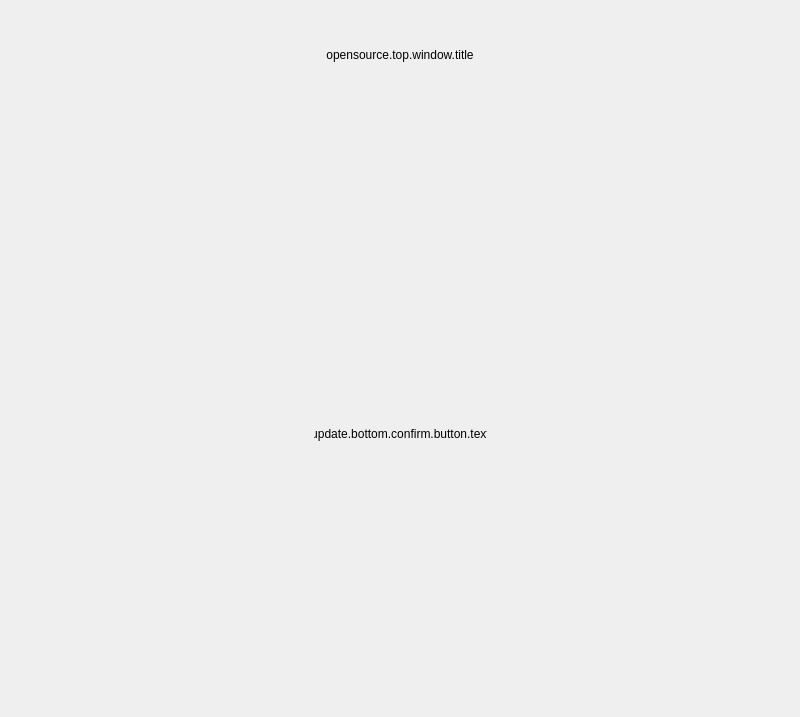
<?xml version="1.0" encoding="UTF-8"?>
<ui version="4.0">
 <class>PLSOpenSourceView</class>
 <widget class="QWidget" name="PLSOpenSourceView">
  <property name="geometry">
   <rect>
    <x>0</x>
    <y>0</y>
    <width>800</width>
    <height>717</height>
   </rect>
  </property>
  <property name="windowTitle">
   <string>PLSOpenSourceView</string>
  </property>
  <property name="styleSheet">
   <string notr="true"/>
  </property>
  <layout class="QVBoxLayout" name="verticalLayout">
   <property name="spacing">
    <number>0</number>
   </property>
   <property name="leftMargin">
    <number>0</number>
   </property>
   <property name="topMargin">
    <number>0</number>
   </property>
   <property name="rightMargin">
    <number>0</number>
   </property>
   <property name="bottomMargin">
    <number>0</number>
   </property>
   <item>
    <spacer name="verticalSpacer">
     <property name="orientation">
      <enum>Qt::Vertical</enum>
     </property>
     <property name="sizeType">
      <enum>QSizePolicy::Fixed</enum>
     </property>
     <property name="sizeHint" stdset="0">
      <size>
       <width>20</width>
       <height>40</height>
      </size>
     </property>
    </spacer>
   </item>
   <item>
    <layout class="QHBoxLayout" name="horizontalLayout">
     <item>
      <spacer name="horizontalSpacer">
       <property name="orientation">
        <enum>Qt::Horizontal</enum>
       </property>
       <property name="sizeType">
        <enum>QSizePolicy::Fixed</enum>
       </property>
       <property name="sizeHint" stdset="0">
        <size>
         <width>20</width>
         <height>20</height>
        </size>
       </property>
      </spacer>
     </item>
     <item>
      <widget class="QLabel" name="topTitleLabel">
       <property name="sizePolicy">
        <sizepolicy hsizetype="Preferred" vsizetype="Fixed">
         <horstretch>0</horstretch>
         <verstretch>0</verstretch>
        </sizepolicy>
       </property>
       <property name="minimumSize">
        <size>
         <width>0</width>
         <height>30</height>
        </size>
       </property>
       <property name="maximumSize">
        <size>
         <width>16777215</width>
         <height>30</height>
        </size>
       </property>
       <property name="text">
        <string>opensource.top.window.title</string>
       </property>
       <property name="alignment">
        <set>Qt::AlignCenter</set>
       </property>
      </widget>
     </item>
     <item>
      <spacer name="horizontalSpacer_2">
       <property name="orientation">
        <enum>Qt::Horizontal</enum>
       </property>
       <property name="sizeType">
        <enum>QSizePolicy::Fixed</enum>
       </property>
       <property name="sizeHint" stdset="0">
        <size>
         <width>20</width>
         <height>20</height>
        </size>
       </property>
      </spacer>
     </item>
    </layout>
   </item>
   <item>
    <spacer name="verticalSpacer_2">
     <property name="orientation">
      <enum>Qt::Vertical</enum>
     </property>
     <property name="sizeType">
      <enum>QSizePolicy::Fixed</enum>
     </property>
     <property name="sizeHint" stdset="0">
      <size>
       <width>20</width>
       <height>30</height>
      </size>
     </property>
    </spacer>
   </item>
   <item>
    <layout class="QHBoxLayout" name="horizontalLayout_2">
     <item>
      <spacer name="horizontalSpacer_3">
       <property name="orientation">
        <enum>Qt::Horizontal</enum>
       </property>
       <property name="sizeType">
        <enum>QSizePolicy::Fixed</enum>
       </property>
       <property name="sizeHint" stdset="0">
        <size>
         <width>25</width>
         <height>20</height>
        </size>
       </property>
      </spacer>
     </item>
     <item>
      <widget class="QStackedWidget" name="cefBackView">
       <property name="sizePolicy">
        <sizepolicy hsizetype="Preferred" vsizetype="Expanding">
         <horstretch>0</horstretch>
         <verstretch>0</verstretch>
        </sizepolicy>
       </property>
       <widget class="QWidget" name="page"/>
       <widget class="QWidget" name="page_2"/>
      </widget>
     </item>
     <item>
      <spacer name="horizontalSpacer_4">
       <property name="orientation">
        <enum>Qt::Horizontal</enum>
       </property>
       <property name="sizeType">
        <enum>QSizePolicy::Fixed</enum>
       </property>
       <property name="sizeHint" stdset="0">
        <size>
         <width>25</width>
         <height>20</height>
        </size>
       </property>
      </spacer>
     </item>
    </layout>
   </item>
   <item>
    <spacer name="verticalSpacer_3">
     <property name="orientation">
      <enum>Qt::Vertical</enum>
     </property>
     <property name="sizeType">
      <enum>QSizePolicy::Fixed</enum>
     </property>
     <property name="sizeHint" stdset="0">
      <size>
       <width>20</width>
       <height>30</height>
      </size>
     </property>
    </spacer>
   </item>
   <item>
    <layout class="QHBoxLayout" name="horizontalLayout_3">
     <property name="spacing">
      <number>0</number>
     </property>
     <item>
      <widget class="QLabel" name="lineView">
       <property name="sizePolicy">
        <sizepolicy hsizetype="Preferred" vsizetype="Fixed">
         <horstretch>0</horstretch>
         <verstretch>0</verstretch>
        </sizepolicy>
       </property>
       <property name="minimumSize">
        <size>
         <width>0</width>
         <height>1</height>
        </size>
       </property>
       <property name="maximumSize">
        <size>
         <width>16777215</width>
         <height>1</height>
        </size>
       </property>
       <property name="text">
        <string/>
       </property>
      </widget>
     </item>
    </layout>
   </item>
   <item>
    <spacer name="verticalSpacer_4">
     <property name="orientation">
      <enum>Qt::Vertical</enum>
     </property>
     <property name="sizeType">
      <enum>QSizePolicy::Fixed</enum>
     </property>
     <property name="sizeHint" stdset="0">
      <size>
       <width>20</width>
       <height>19</height>
      </size>
     </property>
    </spacer>
   </item>
   <item>
    <layout class="QHBoxLayout" name="horizontalLayout_4">
     <item>
      <spacer name="horizontalSpacer_5">
       <property name="orientation">
        <enum>Qt::Horizontal</enum>
       </property>
       <property name="sizeHint" stdset="0">
        <size>
         <width>40</width>
         <height>20</height>
        </size>
       </property>
      </spacer>
     </item>
     <item>
      <widget class="QPushButton" name="confirmButton">
       <property name="sizePolicy">
        <sizepolicy hsizetype="Fixed" vsizetype="Fixed">
         <horstretch>0</horstretch>
         <verstretch>0</verstretch>
        </sizepolicy>
       </property>
       <property name="minimumSize">
        <size>
         <width>175</width>
         <height>40</height>
        </size>
       </property>
       <property name="maximumSize">
        <size>
         <width>175</width>
         <height>40</height>
        </size>
       </property>
       <property name="text">
        <string>update.bottom.confirm.button.text</string>
       </property>
       <property name="flat">
        <bool>true</bool>
       </property>
      </widget>
     </item>
     <item>
      <spacer name="horizontalSpacer_6">
       <property name="orientation">
        <enum>Qt::Horizontal</enum>
       </property>
       <property name="sizeHint" stdset="0">
        <size>
         <width>40</width>
         <height>20</height>
        </size>
       </property>
      </spacer>
     </item>
    </layout>
   </item>
   <item>
    <spacer name="verticalSpacer_5">
     <property name="orientation">
      <enum>Qt::Vertical</enum>
     </property>
     <property name="sizeHint" stdset="0">
      <size>
       <width>20</width>
       <height>40</height>
      </size>
     </property>
    </spacer>
   </item>
  </layout>
 </widget>
 <resources/>
 <connections/>
</ui>
